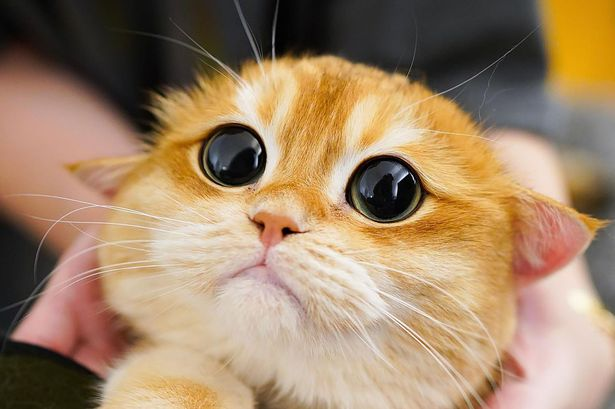
#> input picture 4_visualization/img/cat.jpeg, 615 x 409 px, found by its file name
$ jupyter execute 0_matplotlib.ipynb   (shell and % lines are left out)
#> lines starting #> are read from the running program, lines starting #| are printed output that depends on the picture
<center>
<table style="border:none">
    <tr style="border:none">
    <th style="border:none">
        <a  href='https://colab.research.google.com/github/AmirMardan/ml_course/blob/main/4_visualization/0_matplotlib.ipynb'></a>
    </th>
    <th style="border:none">
        <a  href='https://github1s.com/AmirMardan/ml_course/blob/main/4_visualization/0_matplotlib.ipynb'></a>
    </th>
    </tr>
</table>
</center>

This notebook is created by <a href='https://amirmardan.github.io'> Amir Mardan</a>. For any feedback or suggestion, please contact me via my <a href="mailto:mardan.amir.h@gmail.com">email</a>, (mardan.amir.h@gmail.com).

<center>

</center>

<a name='top'></a>
# Matplotlib

This notebook will cover the following topics:

- [Introduction](#introduction)
- [1. Basic Matplotlib](#basic)
    - [Simple Matplotlib](#simple)
    - [Subplots](#subplots)
    - [Object-oriented method](#oo_matplot)
- [2. Different types of plot](#types)
    - [Scatter plot](#scatter)
    - [Bar plot](#bar)
    - [Histogram](#hist)
    - [Pie chart](#pie)
    - [Box Plot](#box)
    - [Violin plot](#violin)
- [3. Images with Matplotlib](#image)
- [4. Animation using Matplotlib](#animation)
    - [Live graph with Matplotlib](#live)


<a name='introduction'></a>
# Introduction

It is significantly important to visualize the data efficiently to get more knowledge about the problem.
A good visualization can lead to a better understanding of the problem.
Although **seaborn** has been increasingly used, it's created based on **Matplotlib**. So, we first assess the functionality of Matplotlib and we'll work with seaborn later.

Matplotlib was first released by **John D. Hunter** in 2003.

<center></center>

<a name='basic'></a>
## 1. Basic Matplotlib

Let's import the required packages for this notebook

[cell 1]
# Importing Matplotlib
import matplotlib.pyplot as plt
import matplotlib as mpl

# For plotting in jupyter notebook

# Import more packages to generate data
import numpy as np

[cell 2]
# Let's check the version of imported packages

print("Matplotlib: ", mpl.__version__)
print("NumPy: ", np.__version__)

The version of packages when I'm using to prepare this notebook is

```
Matplotlib:  3.5.1
NumPy:  1.22.2

```

<div class="alert alert-block alert-danger">
<b>Note:</b> In the early part of this notebook, you will see the plots are not very well organized. This is on purpose to value the power of object-oriented use of Matplotlib. After introducing the object-oriented method for Matplotlib, figures get awesome! 🙂
</div>

<a name='simple'></a>
### 1.1 Simple Matplotlib

[cell 3]
plt.plot()

This is the simplest job we can do with Matplotlib. To take the best out of Matplotlib, we should know this package better though. First, let's see the hierarchical relationship between the three objects of Matplotlib.

<center></center>

Now, we should familiarize ourselves with the anatomy of *axes*  and *axis* in Matplotlib.

<center></center>

Let's have our first plot.

[cell 4]
# Fake up data for our plots
x1 = np.arange(-3 * np.pi, 3 * np.pi, np.pi/6)
x2 = np.arange(-3 * np.pi, 3 * np.pi, np.pi/3)

y1 = np.sin(x1)
y2 = np.cos(x2)

plt.plot(x1, # Values on x-axis
         y1, # Values on y-axis
         label='sin' # Label of the plot
         )

# Add title
plt.title('Simple plot')

# Add label to axis
plt.xlabel('X')
plt.ylabel('Y')

# Add grids
plt.grid()

# Add another plot
plt.plot(x2, y2, label='cos')

# Add legend
plt.legend()

Let's set the color of lines, markers, line style, and line width.

[cell 5]
# Let's add more parameters to our plot
plt.plot(x1, y1,
         label='sin',   # Label of the plot
         color='teal',  # Color of the line
         marker='v'     # Shape of the marker
         )

# Add title
plt.title('Simple plot')

# Add label
plt.xlabel('X')
plt.ylabel('Y')

# Add grids
plt.grid()

# Add another plot
plt.plot(x2, y2, label='cos', color='plum', marker='o',
         linestyle='--',    # Line style
         linewidth=2        # Width of the line
         )

# Add legend
plt.legend(['Cosine', 'Sine'], # Labels
           loc='upper left'     # Location of the legend
           )

# Change the y-ticks
plt.yticks(np.arange(-1, 1, 0.5))

Here is the list of available colors in Matplotlib

<center></center>

and the list of available markers

<center></center>

We can also use emoji as marker

[cell 6]
# Let's add more parameters to our plot
plt.plot(x1, y1, label='sin', linestyle=':',
         color='teal',
         marker='$\U0001F609$',  # The emoji
         ms=15  # Size of the emoji
         )

# Add title
plt.title('Simple plot')

# Add label
plt.xlabel('X')
plt.ylabel('Y')

# Add grids
plt.grid()
# Change the y-ticks
plt.yticks(np.arange(-1, 1, 0.5));

<a name='subplots'></a>
### 1.2 Subplots

We can create a figure with subplots using `plt.subplot(n_row, n_col, number)`.

[cell 7]
# Simple subplot

plt.subplot(1, 2, 1)
plt.plot(x1, y1)
plt.title('Plot 1')

plt.subplot(1, 2, 2)
plt.plot(x2, y2)
plt.title('Plot 2')

plt.suptitle('Simple subplot')

We can also have one plot over multiple subplots!

[cell 8]
# Plot on multiple subplots

plt.subplot(2, 1, 1)
plt.plot(x1, y1)
plt.title('Plot 1')

plt.subplot(2, 2, 3)
plt.plot(x2, y2)
plt.title('Plot 2')

plt.subplot(2, 2, 4)
plt.plot(x2, y2)
plt.plot(x1, y1, )
plt.title('Plot 3')

plt.suptitle('Simple subplot')

**Text and annotation**

To add more details to your plots, texts and annotations can be added.

[cell 9]
# Let's add a text to a plot with specific color and make it bold and italic

arrowprops = dict(arrowstyle="->",
                  connectionstyle="arc3,rad=.3", # Specify the connection style
                  color='red',  # Set the color
                  lw=1  # Set the width of line
                  )

plt.plot(x2, y2)
plt.annotate('Local max', # text to annotate
             xy=(0., 1), # the position of x and y to point
             xytext=(1.5,.5), # the position of text
             color='brown', # color of text
             arrowprops=arrowprops, # property of the arrow
             fontsize=13, fontweight='bold', fontstyle='italic')


plt.annotate('Local min', # text to annotate
             xy=(-3.1,-1),
             xytext=(-5, -.2), # the xy position to add the texts
             bbox=dict(boxstyle='round', fc='yellow'), # or property of text box
             arrowprops=dict(arrowstyle='wedge, tail_width=0.5', alpha=0.3));

You can see here different types of connection styles

<center></center>

**Changing the font and color between plots**

[cell 10]
# Let's plot a heart

theta = np.linspace(0, 2 * np.pi, 100)
x = 16 * ( np.sin(theta) ** 3 )
y = 13 * np.cos(theta) - 5* np.cos(2*theta) - 2 * np.cos(3*theta) - np.cos(4*theta)

# font
hfont = {'fontname':'Apple Chancery',
         'fontsize': 14,
         'color': 'w'}

# Plotting
plt.plot(x, y)

# Annotation with defining font
plt.annotate('Heart', xy=(-1.5 ,0), **hfont)

# Filling between two lines
plt.fill_between(x, y)

# Turning off the axis
plt.axis('off');

**Figure size**

An important option in using Matplotlib is setting figure size in inches.

```Python
plt.figure(figsize=(width, height))
```

Default values: `[6.4, 4.8]`

[cell 11]
plt.figure(figsize=(8, 5))
plt.plot(x1, y1)

We can also specify the dot per inch (DPI), the color of background, and edge

[cell 12]
plt.figure(figsize=(8, 5),  # size
           dpi=200, # dpi
           facecolor='yellow' # color of background
           )
plt.plot(x1, y1)

However, if you want to set the color of the background of the plot, you need more power which can be obtained easier if you use Matplotlib in an object-oriented manner.

<a name='oo_matplot'></a>
### 1.3 Object-oriented method

Let's level up the quality of our figures by using the object-oriented property of Matplotlib

[cell 13]
# Let's define a font style for title of plots first
title_fontdic= {'size':9, 'color':'red', 'fontname':'Segoe Print', 'family':'serif'}


# Let's create a figure object

fig = plt.figure(figsize=(5, 2),
           dpi=100,
           facecolor='yellow'
           )

ax1 = fig.add_subplot(1, 2, 1) # adding a subplot to figure object
ax1.plot(x1, y1)  # plot using ax object

ax1.set_facecolor('#E2D784') # set the face color for axis

ax1.set_xlabel('X')
ax1.set_ylabel('Y', labelpad=-10) # Decreasing the pad of label
ax1.set_title('Plot 1 \U0001F60A', loc='left', fontsize=10)
ax2 = fig.add_subplot(1, 2, 2) # adding another subplot to figure object
ax2.plot(x2, y2, 'lime')  # plot using ax object

# Set the face color for axis
ax2.set_facecolor('#F68989')

# Set xlabel
ax2.set_xlabel('X')

# Deleting the y-ticks for second matrix
ax2.set_yticks([])

# Set title for second plot
ax2.set_title('plot 2', loc='right', fontdict=title_fontdic)

plt.subplots_adjust(wspace=0.1)  # reduce the space between two axis

Reference for <a href='https://matplotlib.org/stable/tutorials/text/text_props.html'>Text properties</a>

We can also use `ax.set_xlim()` and `ax.set_ylim()` to limit the axis.

We use `alpha` in a plot to make the line transparent.

[cell 14]
fig = plt.figure(figsize=(3, 2),
           dpi=100,
           facecolor='yellow'
           )

ax1 = fig.add_subplot(1, 1, 1) # adding a subplot to figure object
ax1.plot(x1, y1, 'k')  # plot using ax object
ax1.plot(x2, y2, 'k',
         alpha=.2  # Alpha is used to create a transparent line
         )
ax1.set_xlim([-5, 5]) # Set limit for x-axis

ax1.grid()

**Save figures**

Figures can be saved as

[cell 15]
plt.figure()
plt.plot()
plt.savefig('./img/saved_fig.pdf', # Path to save the file
            dpi=600, # Dot per inches
            bbox_inches="tight",  # To delete the white space around the axes
            pad_inches=0.1 # To have a padding
            )

<a name='types'></a>
## 2. Different types of plot

Here we learn about different types of plots using Matplotlib

[cell 16]
# Let's generate some data

x = np.random.random((50, 1))
y = np.random.random((50, 1))
category = np.random.choice(5,
                            50)

importance = 9 + 17 * np.random.random((50, 1))

x_normal = np.random.normal(0, 2, (50, 1))
y_normal = np.random.normal(0, 2, (50, 1))

x1 = np.linspace(1, 10, 30)
y1 = np.exp(x1)

For the sake of muscle memory, I use object-oriented version matplotlib as this technique is more efficient. However, I don't set the parameters like labels, titles, etc. as we already learned how to do so.

We can also change the style of plots using the following syntax
```Python
    plt.style.use(style_name)
```
So, I pick the `default` style for the rest of this notebook but you can find your favorite style <a href='https://matplotlib.org/3.5.1/gallery/style_sheets/style_sheets_reference.html' target=_blank>here</a>.

[cell 17]
plt.style.use('default')

<a name='scatter'></a>
### 2.1 Scatter plot

Scatter plots are used to see the relationship between two variables.

**Syntax**
```Python
matplotlib.pyplot.scatter(x, y, s=None, c=None, marker=None, cmap=None, norm=None, vmin=None, vmax=None, alpha=None, linewidths=None, *, edgecolors=None, plotnonfinite=False, data=None, **kwargs)
```

[cell 18]
fig = plt.figure(figsize=(3, 2))

ax = fig.add_subplot(1, 1, 1)
ax.scatter(x=x, # Data along x-direction
           y=y  # Data along x-direction
           );

We can set a color for each sample based on their category.

[cell 19]
fig = plt.figure(figsize=(3, 2))

ax = fig.add_subplot(1, 1, 1)
im = ax.scatter(x = x, # Data along x-direction
           y = y,  # Data along x-direction
           c = category,  # Set the color of markers based on an array
           s = importance,  # Set the size of markers based on an array
           )

ax.set_xlim([0, 1.5])
leg = ax.legend(*im.legend_elements(), # Specify where to find the labels
                title='Class', # Title of the legend
                fontsize=6, title_fontsize=7 # Font size of classes and title
                )

We can change the labels in legend using `set_text()`.

[cell 20]
fig = plt.figure(figsize=(3, 2))

ax = fig.add_subplot(1, 1, 1)
im = ax.scatter(x = x, # Data along x-direction
           y = y,  # Data along x-direction
           c = category,  # Set the color of markers based on an array
           s = importance,  # Set the size of markers based on an array
           )

ax.set_xlim([0, 1.7])
leg = ax.legend(*im.legend_elements(), # Specify where to find the labels
                title='Class', # Title of the legend
                fontsize=7, title_fontsize=9 # Font size of classes and title
                )


# Let's set the legend based on the following list
labels=['apple', 'banana', 'raisin', 'orange', 'strawberry']


[leg.texts[i].set_text(labels[i]) for i in range(len(labels))];

**Plot `XKCD`**

Sometimes might be interested try out `XKCD`!!

[cell 21]
with plt.xkcd(): # Activate xkcd plot
    fig = plt.figure(figsize=(3, 2))

    ax = fig.add_subplot(1, 1, 1)
    im = ax.scatter(x = x, # Data along x-direction
            y = y,  # Data along x-direction
            c = category,  # Set the color of markers based on an array
            s = importance,  # Set the size of markers based on an array
            )

    ax.set_xlim([0, 1.2])
    leg = ax.legend(*im.legend_elements(), # Specify where to find the labels
                    title='Class', # Title of the legend
                    fontsize=7, title_fontsize=9 # Font size of classes and title
                    )
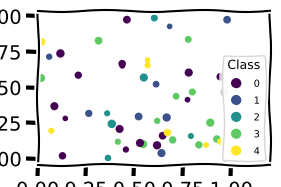
#> figure drawn by matplotlib, 1 panel

<a name='bar'></a>
### 2.2 Bar plot

Bar plots are used to study the categorical variable vs a numerical variable.

**Syntax**

```Python
matplotlib.pyplot.bar(x, height, width=0.8, bottom=None, *, align='center', data=None, **kwargs)
```

[cell 22]
# Let's create a dataset
days = ['Mon', 'Tue', 'Wed', 'Thu', 'Fri']
ordered = [30, 50, 12, 62, 80]

error = 2 + 3 * np.random.rand(len(days))

[cell 23]
fig = plt.figure(figsize=(4, 4))

# Instead of seperating the number of rows, cols nad plot number, we can put them without seperator
ax= fig.add_subplot(111)

# A simple bar plot
ax.bar(x=days, # Categorical variable
       height=ordered # Numeric variable
       )

[cell 24]
fig = plt.figure(figsize=(4, 4))
ax= fig.add_subplot(111)

im = ax.bar(x=days,
       height=ordered, # Numeric variable
       width=0.5,  # Width of bars
       color='#39AEA9', # Color of face
       edgecolor='#062C30', # Color of edge
       alpha=.9, # Make the bars transparent
       yerr=error # Show the error along y-axis
       )

# Set limit for y-axis
ax.set_ylim([0, max(ordered) + 20])

# Find label based on value of order
labels = np.full(len(ordered), '😐')
labels[np.array(ordered)>75] = '😊'
labels[np.array(ordered)<25] = '😲'

# Set the new labels
ax.bar_label(im, labels=labels,
             padding=1, fontsize=20);
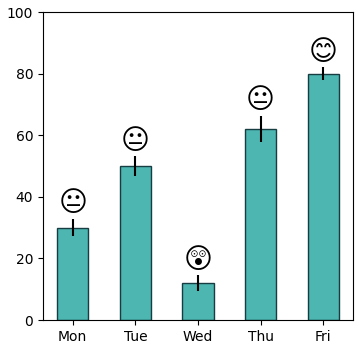
#> figure drawn by matplotlib, 1 panel; tallest bar 80 high, from x = 3.75 to 4.25

<a name='hist'></a>
### 2.3 Histogram

Histograms are used to show the frequency occurrence of data.

**Syntax**
```Python
matplotlib.pyplot.hist(x, bins=None, range=None, density=False, weights=None, cumulative=False, bottom=None, histtype='bar', align='mid', orientation='vertical', rwidth=None, log=False, color=None, label=None, stacked=False, *, data=None, **kwargs)
```

[cell 25]
# Let's create a dataset

letter = 'a b c d'
random_letter1 = np.random.choice(letter.split(), 70)
random_letter2 = np.random.choice(letter.split(), 50)

[cell 26]
# Simple histogram
fig = plt.figure(figsize=(3, 3))

# Instead of seperating the number of rows, cols nad plot number, we can put them without seperator
ax= fig.add_subplot(111)

# A simple hist plot
plt.hist(random_letter1);
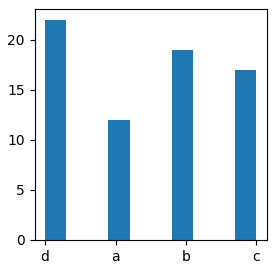
#> figure drawn by matplotlib, 1 panel; tallest bar 22 high, from x = 2.78e-17 to 0.3

[cell 27]
fig = plt.figure(figsize=(3, 3))

# Instead of seperating the number of rows, cols nad plot number, we can put them without seperator
ax= fig.add_subplot(111)

ax.hist(random_letter1,
         color='#39AEA9', # Color of face
         edgecolor='#062C30', # Color of edge
         orientation='horizontal', # Horizontal plot
         bins=range(5), # equal-width bins
         align='left');
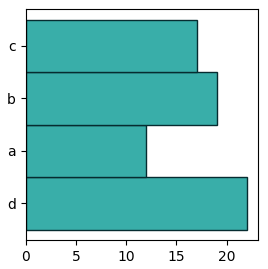
#> figure drawn by matplotlib, 1 panel

**Hist for more than one variable**

In this case, the `histtype` is important.

[cell 28]
fig = plt.figure(figsize=(5, 3))

# Instead of seperating the number of rows, cols nad plot number, we can put them without seperator
ax= fig.add_subplot(221)
ax.hist([random_letter1, random_letter2],
         color=['#39AEA9', '#F1E1A6'], # Color of face
         edgecolor='#062C30', # Color of edge
         orientation='vertical', # Vertical plot
         bins=range(5), # equal-width bins
         histtype='bar',
         align='left');
ax.set_title("bar")

ax= fig.add_subplot(222)
ax.hist([random_letter1, random_letter2],
         color=['#39AEA9', '#F1E1A6'], # Color of face
         edgecolor='#062C30', # Color of edge
         orientation='vertical', # Vertical plot
         bins=range(5), # equal-width bins
         histtype='barstacked',
         align='left');
ax.set_title("barstacked")
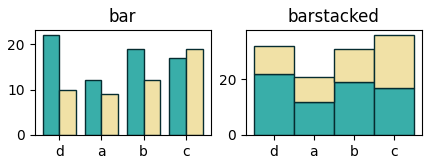
#> figure drawn by matplotlib, 2 panels; panel 1: tallest bar 22 high, from x = -0.4 to 0; panel 1: tallest bar 19 high, from x = 3 to 3.4; panel 2: tallest bar 22 high, from x = -0.5 to 0.5; panel 2: tallest bar 19 high, from x = 2.5 to 3.5

**2D histogram**

[cell 29]
# Generate data
mean = [0, 0]
cov = [[1, 1], [1, 2]]

x_hsit2d, y_hsit2d = np.random.multivariate_normal(mean, cov, 10000).T

fig = plt.figure(figsize=(12, 3))

ax= fig.add_subplot(131)
ax.hist(x=x_hsit2d)
ax.set_title('Variable x')

ax= fig.add_subplot(132)
ax.hist(x=y_hsit2d)
ax.set_title('Variable y')

ax= fig.add_subplot(133)
ax.hist2d(x=x_hsit2d, y=y_hsit2d,
         cmap='jet');
ax.set_title('2D histogram')
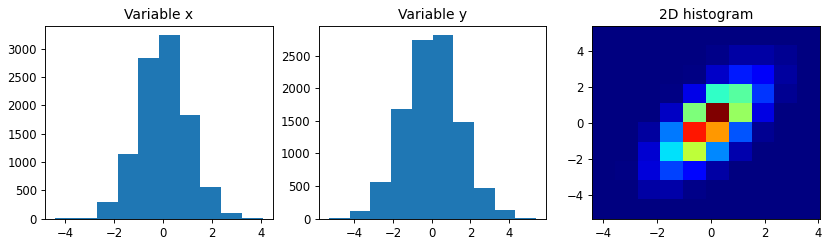
#> figure drawn by matplotlib, 3 panels; panel 1: tallest bar 3241 high, from x = -0.175 to 0.672; panel 2: tallest bar 2814 high, from x = 0.0464 to 1.12

<a name='pie'></a>
### 2.4 Pie chart

Pie charts show the proportion of features in circular form.

**Syntax**
```Python
matplotlib.pyplot.pie(x, explode=None, labels=None, colors=None, autopct=None, pctdistance=0.6, shadow=False, labeldistance=1.1, startangle=0, radius=1, counterclock=True, wedgeprops=None, textprops=None, center=(0, 0), frame=False, rotatelabels=False, *, normalize=True, data=None)
```

[cell 30]
# A simple pie chart

fig = plt.figure(figsize=(3, 3))
ax= fig.add_subplot(111)

ax.pie(ordered, labels=days);
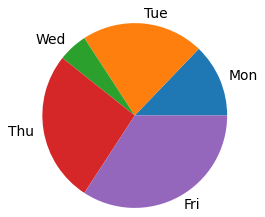
#> figure drawn by matplotlib, 1 panel

[cell 31]
fig = plt.figure(figsize=(3, 3))
ax= fig.add_subplot(111)

ax.pie(ordered, labels=days,
       shadow=True, # put shadow for plot
       radius=1.1, # Radius of the pie
       autopct='%.1f',
       wedgeprops=dict(width=0.8, # Width of the wedge
                       edgecolor='#062C30',  # color of edge
                       linewidth= 2 # Thickness of edge
                       ),
       textprops=dict(fontsize=8,
                      fontfamily='serif'), # Property of text
       rotatelabels=True,  # Rotate labels
       explode=(0, 0.2, 0, 0, 0), # To seperate one slice from others

       );

plt.legend(ncol=3,  # Number of columns in the legend
           loc='lower center',  # Location of the legend
           bbox_to_anchor=[.5, -.3], # To set the location of the legend more precisely
           );
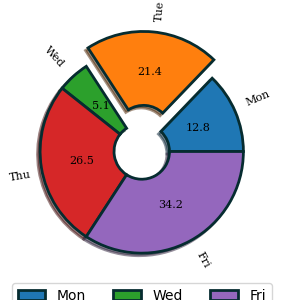
#> figure drawn by matplotlib, 1 panel

<a name='box'></a>
### 2.5 Box Plot

A boxplot is used to display the distribution of data based on a five-number summary:
- minimum
- the first quartile (Q1)
- median
- the third quartile (Q3)
- maximum
Box plots can help us to find outliers.

```

     Q1-1.5IQR   Q1   median  Q3   Q3+1.5IQR
                  |-----:-----|
  o      |--------|     :     |--------|    o  o
                  |-----:-----|
outlier           <----------->            outliers
                       IQR

```

**Syntax**
```Python
matplotlib.pyplot.boxplot(x, notch=None, sym=None, vert=None, whis=None, positions=None, widths=None, patch_artist=None, bootstrap=None, usermedians=None, conf_intervals=None, meanline=None, showmeans=None, showcaps=None, showbox=None, showfliers=None, boxprops=None, labels=None, flierprops=None, medianprops=None, meanprops=None, capprops=None, whiskerprops=None, manage_ticks=True, autorange=False, zorder=None, *, data=None)
```

[cell 32]
# Let's  generate some data
spread = np.random.rand(50) * 100
center = np.ones(25) * 50
flier_high = np.random.rand(10) * 100 + 100
flier_low = np.random.rand(10) * -100
data = np.concatenate((spread, center, flier_high, flier_low))

Here I plot the histogram as well to show how much data exist between Q1 and Q3.

[cell 33]
# A simple plot

fig = plt.figure(figsize=(6, 3))
ax= fig.add_subplot(121)
ax.boxplot(data)
ax.set_title('Box plot')


ax= fig.add_subplot(122)
ax.set_title('Hist plot')
ax.hist(data);
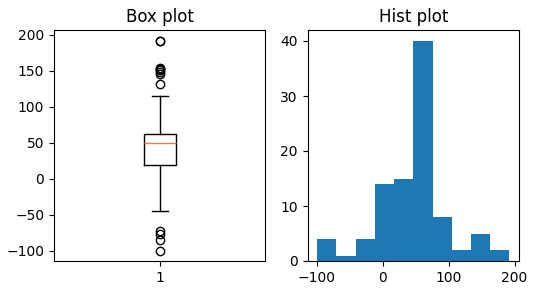
#> figure drawn by matplotlib, 2 panels; panel 2: tallest bar 40 high, from x = 46.32 to 75.48

[cell 34]
fig = plt.figure(figsize=(3, 3))
ax= fig.add_subplot(111)
ax.boxplot(data,
           notch=True, # To put a notch on median
           sym='x', # Marker for outliers
           vert=False, # Plot horizontal
           patch_artist=True,
           capprops=dict(  # Property of caps
               color = '#062C30',  # Color
               lw = 2.5, # Line width
           ),
           whiskerprops = dict( # Property of whisker
               color = '#39AEA9',   # Color
               lw = 1.5,  # Line width
               ),
            medianprops = dict(  # Property of median line
                color = 'blue',  # Color
                lw = 1.5    # Line width
                ),
            boxprops = dict( # Properties of the box
                facecolor = '#F1E1A6', # Background color
                edgecolor = '#062C30',  # COlor line
                lw = 1.5  # Line width
                ),
           );
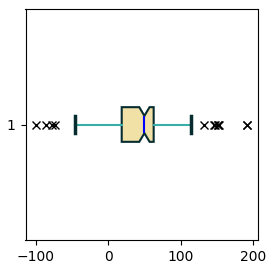
#> figure drawn by matplotlib, 1 panel

<a name='violin'></a>
### 2.6 Violin plot

A violin plot is more informative than a plain box plot. While a box plot only shows summary statistics such as mean/median and interquartile ranges, the violin plot shows the full distribution of the data.

**Syntax**
```Python
matplotlib.pyplot.violinplot(dataset, positions=None, vert=True, widths=0.5, showmeans=False, showextrema=True, showmedians=False, quantiles=None, points=100, bw_method=None, *, data=None)
```

As a simple example, I put violin and box plots next to each other for a better comparison.

[cell 35]
# A simple plot

fig = plt.figure(figsize=(6, 3))
ax= fig.add_subplot(121)
ax.violinplot(data)
ax.set_title('Violin plot')


ax= fig.add_subplot(122)
ax.set_title('Box plot')
ax.boxplot(data);

[cell 36]
fig = plt.figure(figsize=(3, 3))
ax= fig.add_subplot(111)
ax.violinplot(data,
           vert=False, # Plot horizontal
           showmeans=False, # To show the mean
           showextrema=True,  # To show the extrema
           showmedians=True,  # To show the median
           );

<a name='image'></a>
## 3. Images with Matplotlib

We can read an image using `imread()` method and plot it using `imshow()` method.

[cell 37]
# Read an image

image = plt.imread('./cat.jpeg');
#> image is the input picture: shape (409, 615, 3); mean R, G, B 160.7, 133.3, 103.8
#> (the rest of the program and of its run is left out)
